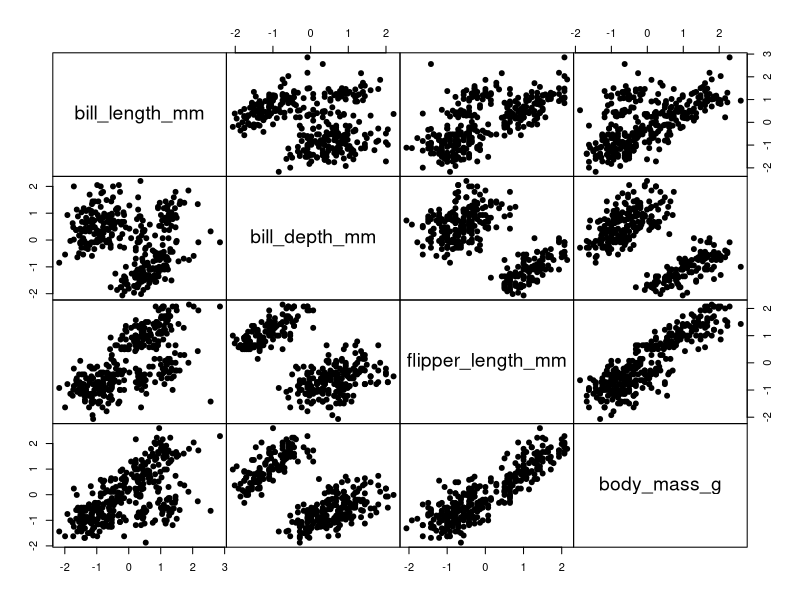
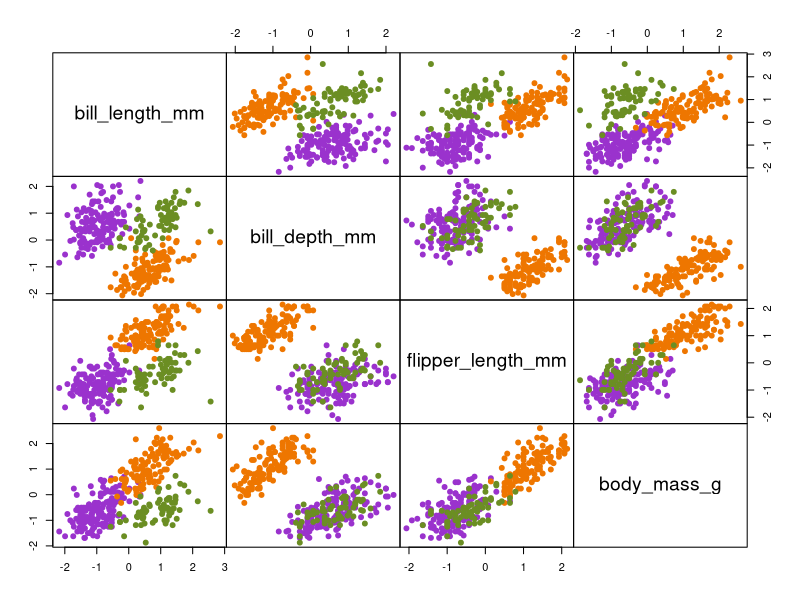
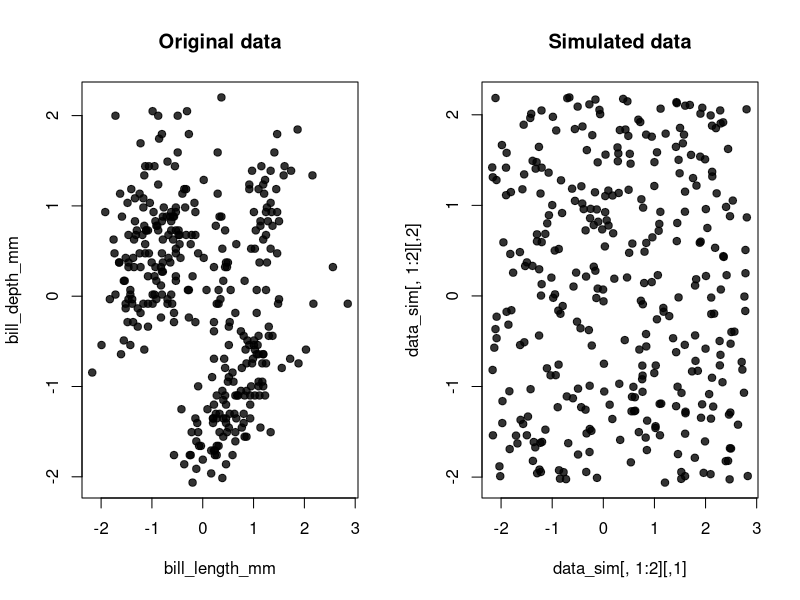
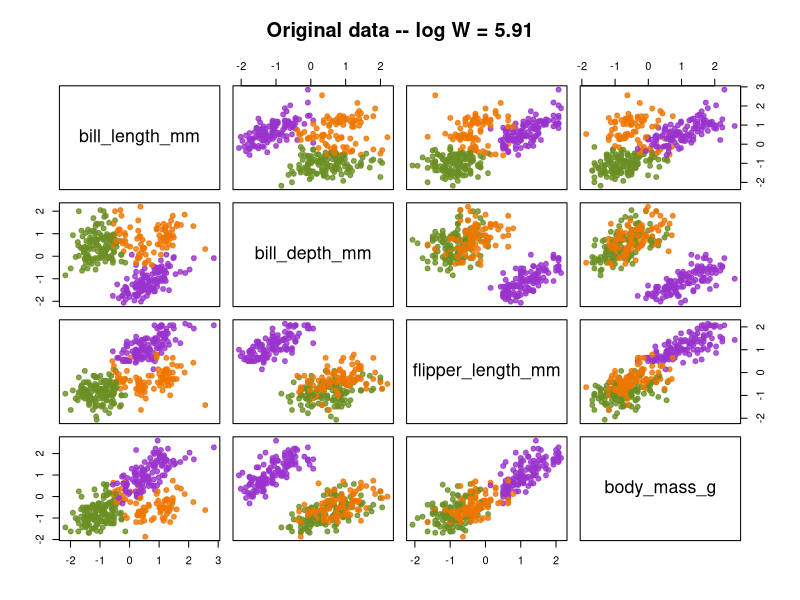
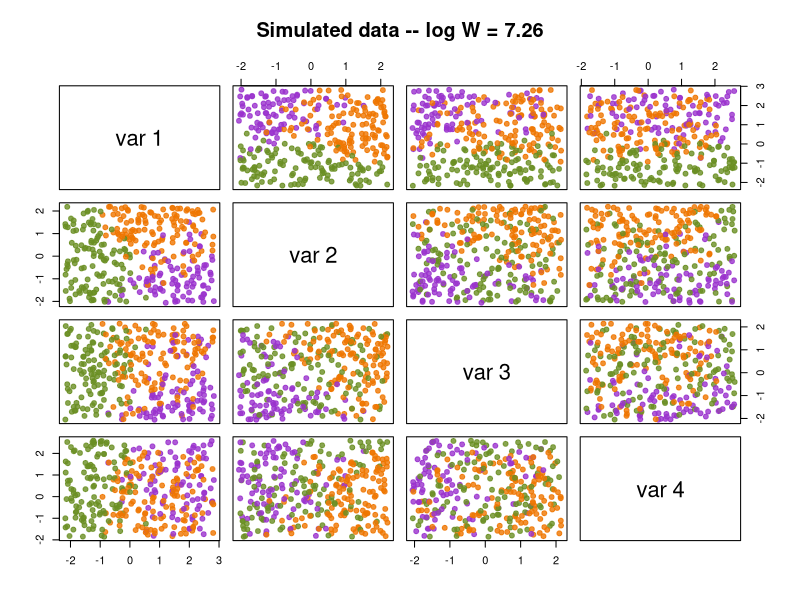
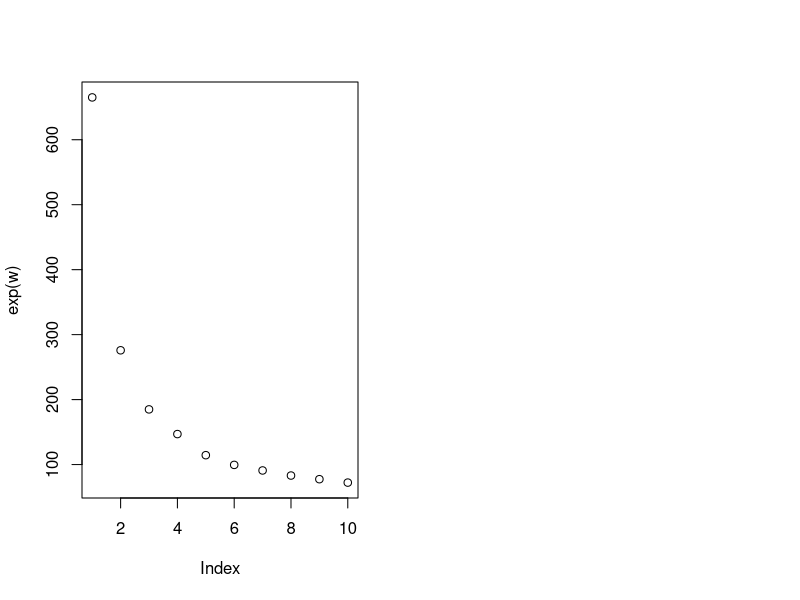

These figures' R source, in order:

# set data ----------------------------------------------------------
# colors for plots
colors <- c("darkorchid3", "olivedrab", "darkorange2", "deepskyblue2", "brown3", 
            "magenta1", "palegreen3", "goldenrod3", "dodgerblue3", "firebrick1")

library(palmerpenguins)
data_full <- as.data.frame( na.omit(penguins) )
data <- scale(data_full[,3:6])

pairs(data, pch = 19, gap = 0)
# plot coloring by penguin species
pairs(data, col = colors[data_full$species], pch = 19, gap = 0)


# intuition ---------------------------------------------------------
par(mfrow = c(1, 2))
plot(data[,1:2], pch = 19, col = adjustcolor("black", 0.8),
     main = "Original data")

N <- nrow(data)
V <- ncol(data)
rg <- apply(data, 2, range)
rg

data_sim <- matrix(NA, N, V)
for ( j in 1:V ) data_sim[,j] <- runif(N, rg[1,j], rg[2,j])
plot(data_sim[,1:2], pch = 19, col = adjustcolor("black", 0.8),
     main = "Simulated data")

# number of clusters
K <- 3

# fit kmeans and log wss
km <- kmeans(data, K, nstart = 20)
w <- round( log(km$tot.withinss), 2 )
pairs(data, pch = 19, col = adjustcolor(colors[km$cluster], 0.8),
      main = paste0("Original data -- log W = ", w) )
#
km_sim <- kmeans(data_sim, K, nstart = 20)
w_sim <- round( log(km_sim$tot.withinss), 2 )
pairs(data_sim, pch = 19, col = adjustcolor(colors[km_sim$cluster], 0.8),
      main = paste0("Simulated data -- log W = ", w_sim) )



# simulate and compute gap ------------------------------------------
K <- 3
km <- kmeans(data, K, nstart = 20)
w <- round( log(km$tot.withinss), 2 )

B <- 100
w_sim <- rep(NA, B)
for ( b in 1:B ) {
  data_sim <- matrix(NA, N, V)
  for ( j in 1:V ) data_sim[,j] <- runif(N, rg[1,j], rg[2,j])
  km_sim <- kmeans(data_sim, K, nstart = 20)
  w_sim[b] <- round( log(km_sim$tot.withinss), 2 )
}

mean(w_sim)
sd(w_sim)

mean(w_sim) - w



# for different values of K -----------------------------------------
K_vec <- 1:10

B <- 100
w <- rep(NA, length(K_vec))
w_sim <- matrix(NA, B, length(K_vec))

# implement k-means on original data
for ( k in K_vec ) {
  km <- kmeans(data, K_vec[k], nstart = 20)
  w[k] <- round( log(km$tot.withinss * 0.5), 2 )
  # NOTE: in the code implementation of 'clusGap', the W is divided by 2
}

# implement assessment on uniform data
for ( b in 1:B ) {
  
  # generate uniform synthetic data over the range of the original data
  data_sim <- matrix(NA, N, V)
  for ( j in 1:V ) data_sim[,j] <- runif(N, rg[1,j], rg[2,j])
  
  # implement k-means on synthetic data
  for ( k in K_vec ) {
    km_sim <- kmeans(data_sim, K_vec[k], nstart = 20)
    w_sim[b,k] <- round( log(km_sim$tot.withinss * 0.5), 2 )
  }
}

plot(exp(w))   # do you see any elbow there?

w
w_sim

w
colMeans(w_sim)

# gap
gap <- colMeans(w_sim) - w
gap 

# standard error
se <- sqrt(1 + 1/B)*apply(w_sim, 2, sd)


# R implementation
library(cluster)
gs <- clusGap(data, 
              FUNcluster = kmeans, 
              K.max = 10, 
              d.power = 1,    # change this to 2
              spaceH0 = "original")

gs
